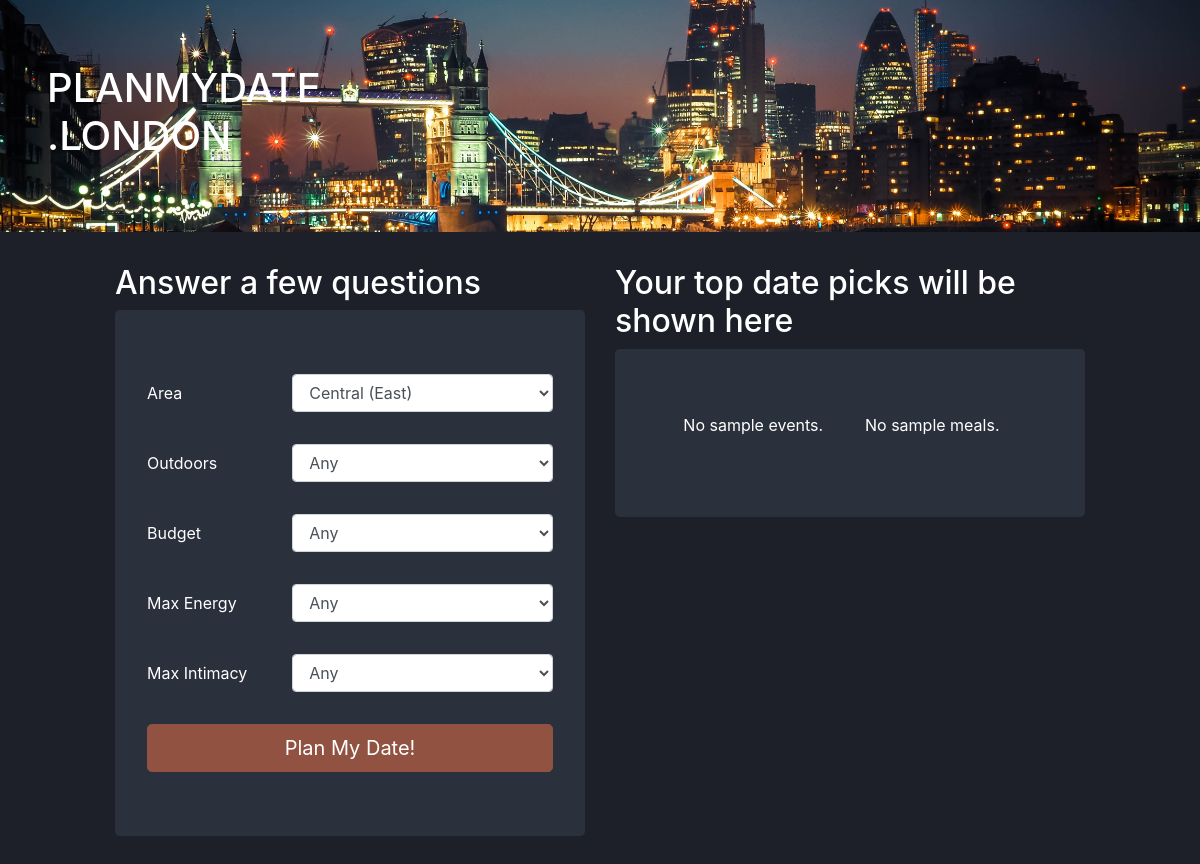
/activities/, run on an earlier commit of the app's database.
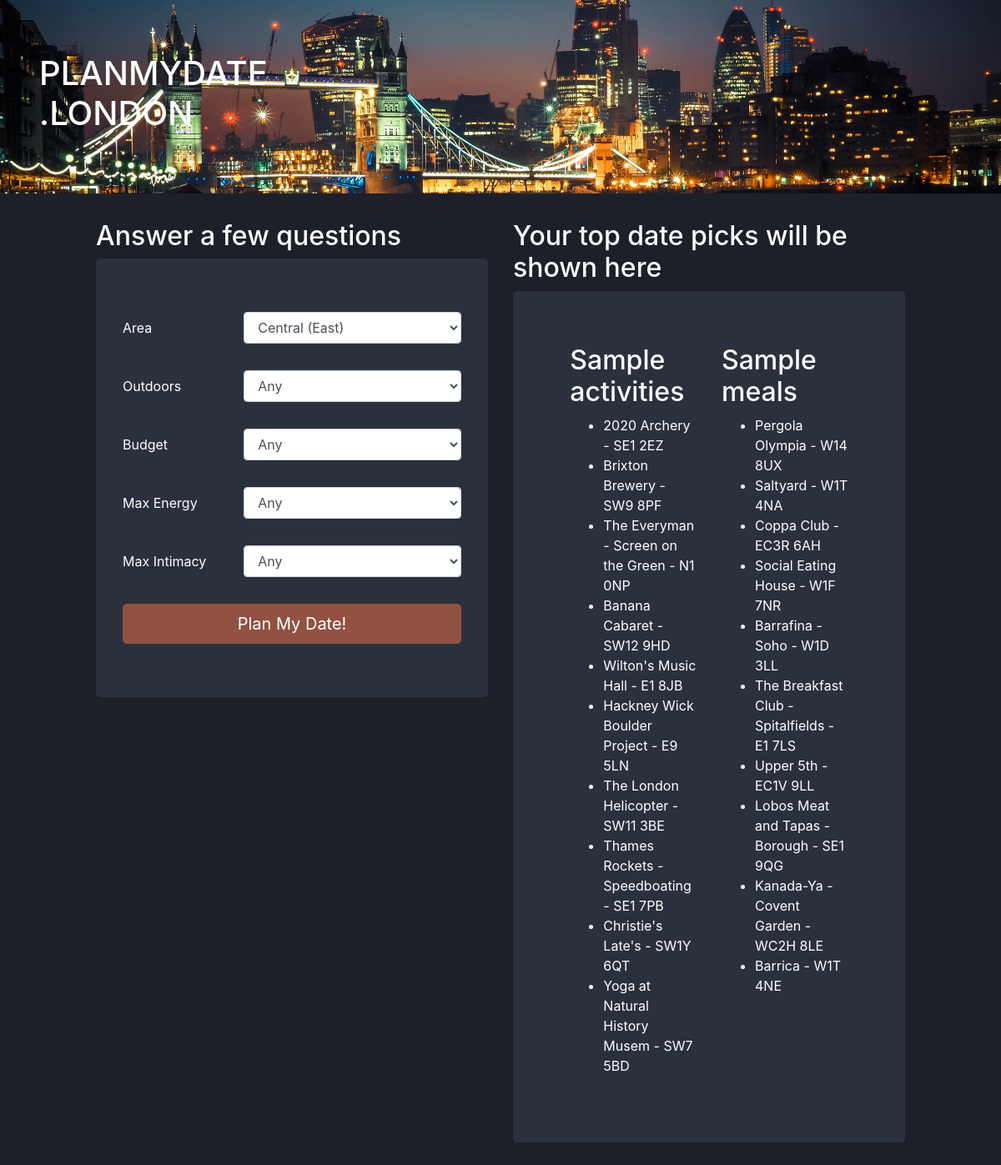
And on a later commit of the database.
### activities/models.py (models this page shows, shortened)
class Activity(models.Model):
    CLASS_EVENT = 'Event'
    CLASS_MEAL = 'Meal'
    CLASS_OTHER = 'Unknown thing'
    CLASS_CHOICES = (
        (CLASS_EVENT, _(CLASS_EVENT)),
        (CLASS_MEAL, _(CLASS_MEAL)),
        (CLASS_OTHER, _(CLASS_OTHER)),
    )
    name = models.CharField(max_length=64)
    slug = models.SlugField(max_length=128, verbose_name=_('Slug'))
    headline = models.CharField(max_length=128, blank=True)
    description_html = HtmlBlob(blank=True)
    address_text = PlainTextField(max_length=2048, blank=True)
    address_postcode = PlainTextField(max_length=10, blank=True)
    address_latitudinal = models.DecimalField(max_digits=12, decimal_places=8, default=None)
    address_longitudinal = models.DecimalField(max_digits=12, decimal_places=8, default=None)
    external_link = models.URLField(max_length=1024, blank=True)
    price_rating = PriceRatingField()
    is_outdoor = YesNoField()
    intimate = IntimateField()
    booking_required = BookingRequiredField()
    time_of_day = TimeOfDayField()
    area_number = AreaField()

class EventActivity(Activity):
    TYPE_MUSEUM = 'Museum'
    TYPE_MUSIC = 'Music'
    TYPE_OUTDOOR = 'Outdoor'
    TYPE_ACTIVITY = 'Activity'
    TYPE_MARKET = 'Market'
    TYPE_SPORT = 'Sport'
    TYPE_HOBBY = 'Hobby'
    TYPE_TOUR = 'Tour'
    TYPE_COMEDY = 'Comedy'
    TYPE_THEATRE = 'Theatre'
    TYPE_OTHER = 'Other Event'
    TYPE_CHOICES = (
        (TYPE_MUSEUM, _(TYPE_MUSEUM)),
        (TYPE_MUSIC, _(TYPE_MUSIC)),
        (TYPE_OUTDOOR, _(TYPE_OUTDOOR)),
        (TYPE_ACTIVITY, _(TYPE_ACTIVITY)),
        (TYPE_MARKET, _(TYPE_MARKET)),
        (TYPE_SPORT, _(TYPE_SPORT)),
        (TYPE_HOBBY, _(TYPE_HOBBY)),
        (TYPE_TOUR, _(TYPE_TOUR)),
        (TYPE_COMEDY, _(TYPE_COMEDY)),
        (TYPE_THEATRE, _(TYPE_THEATRE)),
        (TYPE_OTHER, _(TYPE_OTHER)),
    )
    event_type = models.CharField(max_length=32, choices=TYPE_CHOICES, default=TYPE_OTHER, blank=False)
    is_cardio = CardioLevelField()

class Activity(models.Model):
    CLASS_EVENT = 'Event'
    CLASS_MEAL = 'Meal'
    CLASS_OTHER = 'Unknown thing'
    CLASS_CHOICES = (
        (CLASS_EVENT, _(CLASS_EVENT)),
        (CLASS_MEAL, _(CLASS_MEAL)),
        (CLASS_OTHER, _(CLASS_OTHER)),
    )
    name = models.CharField(max_length=64)
    slug = models.SlugField(max_length=128, verbose_name=_('Slug'))
    headline = models.CharField(max_length=128, blank=True)
    description_html = HtmlBlob(blank=True)
    address_text = PlainTextField(max_length=2048, blank=True)
    address_postcode = PlainTextField(max_length=10, blank=True)
    address_latitudinal = models.DecimalField(max_digits=12, decimal_places=8, default=None)
    address_longitudinal = models.DecimalField(max_digits=12, decimal_places=8, default=None)
    external_link = models.URLField(max_length=1024, blank=True)
    price_rating = PriceRatingField()
    is_outdoor = YesNoField()
    intimate = IntimateField()
    booking_required = BookingRequiredField()
    time_of_day = TimeOfDayField()
    area_number = AreaField()

class MealActivity(Activity):
    TYPE_BAR = 'Bar'
    TYPE_RESTAURANT = 'Restaurant'
    TYPE_CAFE = 'Cafe'
    TYPE_PICNIC = 'Picnic'
    TYPE_OTHER = 'Other Meal'
    TYPE_CHOICES = (
        (TYPE_BAR, _(TYPE_BAR)),
        (TYPE_RESTAURANT, _(TYPE_RESTAURANT)),
        (TYPE_CAFE, _(TYPE_CAFE)),
        (TYPE_PICNIC, _(TYPE_PICNIC)),
        (TYPE_OTHER, _(TYPE_OTHER)),
    )
    meal_type = models.CharField(max_length=32, choices=TYPE_CHOICES, default=TYPE_OTHER, blank=False)

### activities/views.py (the view)
# urls.py: path('', views.index, name='index'),
def index(request):
    events_list = EventActivity.objects.order_by("?")[:10]
    meals_list = MealActivity.objects.order_by("?")[:10]
    context_date = {}
    date_generated = False
    form = CriteriaForm(request.GET or None)
    if 'submit' in request.GET and form.is_valid():
        (date_generated, context_date) = process_form(form, force_id = request.GET.get("force_id", None))
    context = {
        'events_list': events_list,
        'meals_list': meals_list,
        'error_message': "",
        'form': form,
        'date': context_date,
        'date_generated': date_generated,
    }
    return render(request, 'home/index.html', context)

### activities/forms.py
class CriteriaForm(forms.Form):
    blank_choice = ((None, 'Any'),)
    area_number = forms.ChoiceField(choices=AreaField.AREA_CHOICES, label="Area", required=False)
    is_outdoor = forms.ChoiceField(choices=blank_choice + YesNoField.OPTION_CHOICES, label='Outdoors', required=False)
    price_rating = forms.ChoiceField(choices=blank_choice + PriceRatingField.PRICE_CHOICES, label="Budget", required=False)
    cardio = forms.ChoiceField(choices=blank_choice + CardioLevelField.LEVEL_CHOICES, label="Max Energy", required=False)
    intimate = forms.ChoiceField(choices=blank_choice + IntimateField.INTIMATE_CHOICES, label="Max Intimacy", required=False)

### activities/templates/home/index.html (shortened to what this page needs)
{% extends "base.html" %}
{% load bootstrap4 %}
{% load humanize %}
{% load static %}
{% block content %}
<div class="row justify-content-center">
    <div class="col-lg-5">
        <h2 class="text-left display-6">Answer a few questions</h2>
        <div class="jumbotron">
            <form action="{% url 'activities:index' %}" method="get" class="form">
                {% for field in form %}
                    <div class="form-group row">
                        <label for="area" class="col-sm-4 col-form-label">{{ field.label }}</label>
                        <div class="col-sm-8">
                            {%  bootstrap_field field show_label=False %}
                        </div>
                    </div>
                {% endfor %}
                {% buttons %}
                    <button type="submit" name="submit" value="1" class="btn btn-primary btn-lg btn-block">Plan My Date!</button>
                {% endbuttons %}
            </form>
        </div>
    </div>
     <div class="col-lg-5" id="date-generated">
        {% if date_generated %}
        <h2 class="text-left display-6">Your top date picks</h2>
        <div class="jumbotron">
            <div class="row">
                <div class="col-sm-4">
                    <h3>Start at:</h3>
                </div>
                <div class="col-sm-8 text-right">
                        <a target="_new" href="https://www.google.com/maps/search/?api=1&amp;query={{ date.meal.address_text }}" class="btn btn-secondary" role="button">MAP</a>
                        {%  if date.event.external_link|length > 5 %}
                            <a target="_new" href="{{ date.event.external_link }}" class="btn btn-secondary">WEB <i class="fas fa-arrow-alt-circle-right"></i></a>
                        {% endif %}
                </div>
            </div>
            <div class="row">
                <div class="col-sm-12">
                    <p><strong>{{ date.event.name }}</strong> - <i>{{ date.event.headline }}</i></p>
                    {% if date.event.address_text %}<p>{{ date.event.address_text }}</p>{% else %}<p>Address missing</p>{%  endif %}
                    <p class="text-right">
                        <a href="{{ request.build_absolute_uri }}&amp;force_id={{ date.meal.pk }}" class="refresh-date btn btn-info" role="button">NEW <i class="fas fa-undo-alt"></i> </a>
                    </p>
                </div>
            </div>
            <hr />
            <div class="row">
                <div class="col-sm-4">
                    <h3>Then head to:</h3>
                </div>
                <div class="col-sm-8 text-right">
                        <a target="_new" href="https://www.google.com/maps/search/?api=1&amp;query={{ date.event.address_text }}" class="btn btn-secondary" role="button">MAP</a>
                        {%  if date.meal.external_link|length > 1 %}
                            <a target="_new" href="{{ date.meal.external_link }}" class="btn btn-secondary">WEB <i class="fas fa-arrow-alt-circle-right"></i></a>
                        {%  endif %}
                </div>
            </div>
            <div class="row">
                <div class="col-sm-12">
                    <p><strong>{{ date.meal.name }} ({{ date.meal.meal_type|capfirst }})</strong> - <i>{{ date.meal.headline }}</i></p>
                    {% if date.meal.address_text %}<p>{{ date.meal.address_text }}</p>{% else %}<p>Address missing</p>{%  endif %}
                    <p class="text-right">
                        <a href="{{ request.build_absolute_uri }}&amp;force_id={{ date.event.pk }}" class="refresh-date btn btn-info" role="button">NEW <i class="fas fa-undo-alt"></i> </a>
                    </p>
                </div>
            </div>
           <hr />
            <div class="row">
               <!--<div class="col-sm-8 text-left">
                   <strong>Total travel</strong> {{ date.distance|floatformat:2|intcomma }}km
                </div> !-->
                <div class="col-sm-12 text-right">
                    <a target="_new" href="https://www.google.com/maps/dir/?api=1&amp;origin={{ date.event.address_text }}&amp;destination={{ date.meal.address_text }}" class="btn btn-secondary" role="button">DIRECTIONS</a>
                </div>
            </div>
            <hr />
            <div class="row">
                <div class="col-sm-10">
                    <p>Broaden or change your restrictions to see more date plans</p>
                </div>
            </div>
            <hr />
            <div class="row">
                <p class="text-right">
                        <a href="{{ request.build_absolute_uri }}&amp;force_id=0" class="refresh-date btn btn-info" role="button">Plan date again! <i class="fas fa-undo-alt"></i> </a>
                    </p>
            </div>
        </div>
        {% else %}
        <h2 class="text-left display-6">Your top date picks will be shown here</h2>
        <div class="jumbotron">
            <div class="row justify-content-center">
                <div class="col-lg-5">
                {% if events_list %}
                    <h2>Sample activities</h2>
                    <ul>
                    {% for event in events_list %}
                        <li>{{ event.name }} - {{ event.address_postcode }}</li>
                    {% endfor %}
                    </ul>
                {% else %}
                    <p>No sample events.</p>
                {% endif %}
                </div>
                <div class="col-lg-5">
                {% if meals_list %}
                    <h2>Sample meals</h2>
                    <ul>
                    {% for meal in meals_list %}
                        <li>{{ meal.name }} - {{ meal.address_postcode }}</li>
                    {% endfor %}
                    </ul>
                {% else %}
                    <p>No sample meals.</p>
                {% endif %}
                </div>
            </div>
        </div>
        {% endif %}
    </div>
</div>
{% endblock %}

### activities/templates/base.html (shortened to what this page needs)
{% load bootstrap4 %}
{% load static %}
{% load fontawesome_5 %}
<!doctype html>
<html lang="en">
<head>
  {% bootstrap_css %}
  {% fontawesome_5_static %}
    <link rel="stylesheet" href="{% static 'custom_css/main.css' %}">
    <link rel="stylesheet" href="{% static 'custom_css/typeahead.css' %}">
</head>
<body>
<div class="jumbotron" style="background-image: url({% static 'banner2.jpg' %}); background-size: 100%; border-radius: 0 !important;">
   <div class="container for-about logo-row">
   <h1>
       <span class="logo-text">
           <span class="logo-text-domain">PLANMYDATE</span><br /><span class="logo-text-tld">.LONDON</span>
       </span>
   </h1>
   </div>
</div>
<div class="container-fluid">
    {% block content %}
    {% endblock %}
</div>
</body>
</html>

### static/custom_css/main.css (style rules this page uses)
body { color: #fff; background-color: #1d2029; }
.jumbotron { background-color: #2b303d; }
.btn-primary { color: #fff; background-color: #915241; border-color: #915241; }
.logo-row .logo-text-domain, .logo-row .logo-text-tld { color: #fff; }
.logo-row .logo-text-domain { color: #fff; }

What changed in the data, as far as the page shows it:
added EventActivity: name "2020 Archery", address_postcode "SE1 2EZ"
added EventActivity: name "Brixton Brewery", address_postcode "SW9 8PF"
added EventActivity: name "The Everyman - Screen on the Green", address_postcode "N1 0NP"
added EventActivity: name "Banana Cabaret", address_postcode "SW12 9HD"
added EventActivity: name "Wilton's Music Hall", address_postcode "E1 8JB"
added EventActivity: name "Hackney Wick Boulder Project", address_postcode "E9 5LN"
added EventActivity: name "The London Helicopter", address_postcode "SW11 3BE"
added EventActivity: name "Thames Rockets - Speedboating", address_postcode "SE1 7PB"
added EventActivity: name "Christie's Late's", address_postcode "SW1Y 6QT"
added EventActivity: name "Yoga at Natural History Musem", address_postcode "SW7 5BD"
added MealActivity: name "Pergola Olympia", address_postcode "W14 8UX"
added MealActivity: name "Saltyard", address_postcode "W1T 4NA"
added MealActivity: name "Coppa Club", address_postcode "EC3R 6AH"
added MealActivity: name "Social Eating House", address_postcode "W1F 7NR"
added MealActivity: name "Barrafina - Soho", address_postcode "W1D 3LL"
added MealActivity: name "The Breakfast Club - Spitalfields", address_postcode "E1 7LS"
added MealActivity: name "Upper 5th", address_postcode "EC1V 9LL"
added MealActivity: name "Lobos Meat and Tapas - Borough", address_postcode "SE1 9QG"
added MealActivity: name "Kanada-Ya - Covent Garden", address_postcode "WC2H 8LE"
added MealActivity: name "Barrica", address_postcode "W1T 4NE"
Also different on the page:
text no longer shown: "No sample events. No sample meals."
text now shown: "Sample activities Sample meals"
